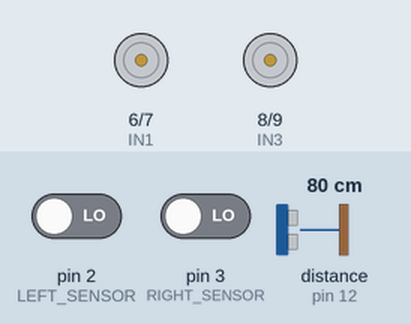
A sketch run on a simulated Arduino Uno, built with avr-gcc and run on an emulated ATmega328P. Shown: motor-driver pin pairs drawn as motors (green arrow = first pin HIGH = forward, orange = second pin HIGH = backward, longer = more drive, scaled by the enable pin). Wiring (from diagram.json): ultrasonic range finder: trigger pin 11; echo pin 12. The inputs (shaded band) are chosen by the test bench; at power-on: distance to the obstacle (sensor on pin 12) 80 cm, pin 2 (LEFT_SENSOR) LOW, pin 3 (RIGHT_SENSOR) LOW. The echo pulse lasts 58.3 µs per cm.

Above: at 1.2 s.
1.3 s: distance to the obstacle (sensor on pin 12) set to 39 cm
2.8 s: distance to the obstacle (sensor on pin 12) set to 33 cm
At 4.0 s:
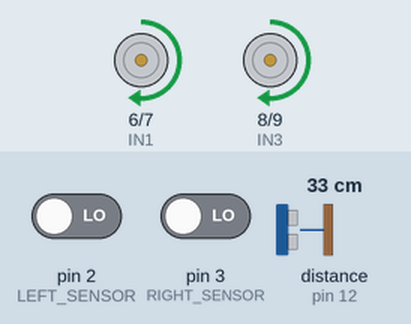
4.3 s: pin 2 (LEFT_SENSOR) driven HIGH
At 5.5 s:
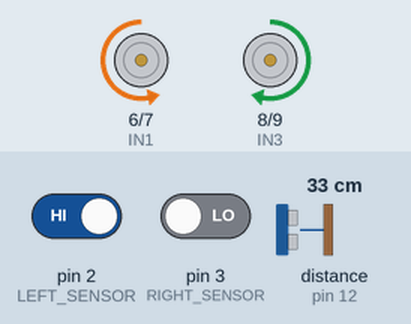
5.8 s: pin 2 (LEFT_SENSOR) driven LOW
At 6.1 s:
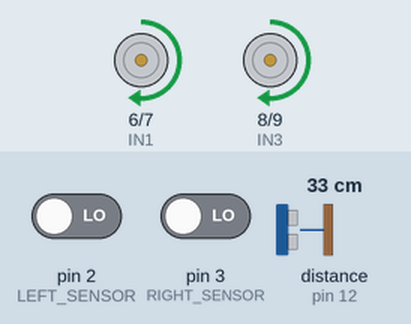
7.3 s: pin 3 (RIGHT_SENSOR) driven HIGH
At 7.7 s:
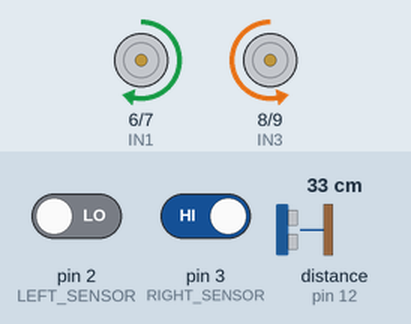
8.8 s: pin 3 (RIGHT_SENSOR) driven LOW
At 9.3 s:
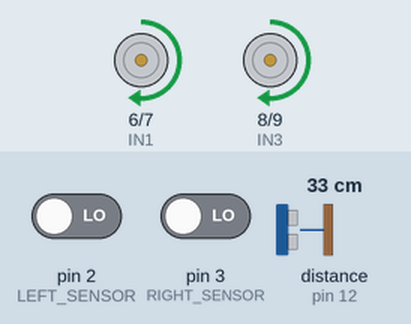
Timing chart, 0 to 11.3 s (numbered marks = the images above; inputs shaded):
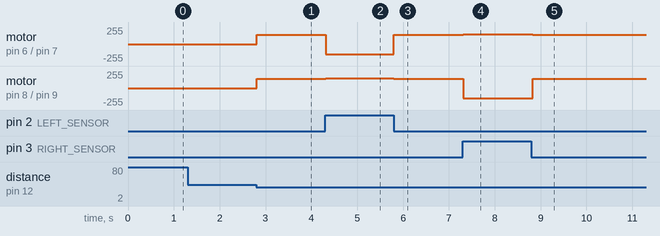

Measured:
- the behaviour switches between 37 and 36 cm on distance to the obstacle (sensor on pin 12) (found by bisection; images 0 and 1)
- after the input at 1.3 s, every drawn part: stays the same
- after the input at 2.8 s, motor on pin 6 (IN1) / pin 7 (IN2), motor on pin 8 (IN3) / pin 9 (IN4): stopped → forward 140/255 at once
- after the input at 4.3 s, motor on pin 6 (IN1) / pin 7 (IN2): forward 140/255 → backward 150/255 at once; motor on pin 8 (IN3) / pin 9 (IN4): forward 140/255 → forward 150/255 at once
- after the input at 5.8 s, motor on pin 6 (IN1) / pin 7 (IN2): backward 150/255 → forward 140/255 at once; motor on pin 8 (IN3) / pin 9 (IN4): forward 150/255 → forward 140/255 at once
- after the input at 7.3 s, motor on pin 6 (IN1) / pin 7 (IN2): forward 140/255 → forward 150/255 at once; motor on pin 8 (IN3) / pin 9 (IN4): forward 140/255 → backward 150/255 at once
- after the input at 8.8 s, motor on pin 6 (IN1) / pin 7 (IN2): forward 150/255 → forward 140/255 at once; motor on pin 8 (IN3) / pin 9 (IN4): backward 150/255 → forward 140/255 at once

The sketch:

UserFollower.ino
```cpp
/*
 * Dedicated User Follower Robot Car (Pure Human/Object Following)
 * Hardware:
 * - Arduino Uno / Nano
 * - L298N Motor Driver
 * - 1x HC-SR04 Ultrasonic Sensor (TRIG = D11, ECHO = D12)
 * - 2x IR Sensors (Left = D2, Right = D3)
 */

// --- Motor Pins (L298N) ---
const int ENA = 5;
const int IN1 = 6;
const int IN2 = 7;
const int IN3 = 8;
const int IN4 = 9;
const int ENB = 10;

// --- IR Sensor Pins ---
const int LEFT_SENSOR = 2;
const int RIGHT_SENSOR = 3;

// --- Ultrasonic Sensor Pins ---
const int TRIG_PIN = 11;
const int ECHO_PIN = 12;

// --- Speeds ---
const int BASE_SPEED = 140;
const int TURN_SPEED = 150;

void setup() {
  pinMode(ENA, OUTPUT);
  pinMode(IN1, OUTPUT);
  pinMode(IN2, OUTPUT);
  pinMode(IN3, OUTPUT);
  pinMode(IN4, OUTPUT);
  pinMode(ENB, OUTPUT);

  pinMode(LEFT_SENSOR, INPUT);
  pinMode(RIGHT_SENSOR, INPUT);

  pinMode(TRIG_PIN, OUTPUT);
  pinMode(ECHO_PIN, INPUT);

  Serial.begin(9600);
}

int getDistanceCM() {
  digitalWrite(TRIG_PIN, LOW);
  delayMicroseconds(2);
  digitalWrite(TRIG_PIN, HIGH);
  delayMicroseconds(10);
  digitalWrite(TRIG_PIN, LOW);

  long duration = pulseIn(ECHO_PIN, HIGH, 30000);
  if (duration == 0) return 999;
  return duration * 0.034 / 2;
}

void loop() {
  int distance = getDistanceCM();
  int leftIR = digitalRead(LEFT_SENSOR);
  int rightIR = digitalRead(RIGHT_SENSOR);

  // When user is between 12cm and 35cm away
  if (distance >= 12 && distance <= 35) {
    if (leftIR == HIGH && rightIR == LOW) {
      turnLeft();   // User moved left
    } else if (leftIR == LOW && rightIR == HIGH) {
      turnRight();  // User moved right
    } else {
      moveForward(); // User in center
    }
  }
  // Too close: stop
  else if (distance > 0 && distance < 12) {
    stopMotors();
  }
  // Too far / lost target: stop
  else {
    stopMotors();
  }

  delay(25);
}

void moveForward() {
  analogWrite(ENA, BASE_SPEED);
  analogWrite(ENB, BASE_SPEED);
  digitalWrite(IN1, HIGH);
  digitalWrite(IN2, LOW);
  digitalWrite(IN3, HIGH);
  digitalWrite(IN4, LOW);
}

void turnLeft() {
  analogWrite(ENA, TURN_SPEED);
  analogWrite(ENB, TURN_SPEED);
  digitalWrite(IN1, LOW);
  digitalWrite(IN2, HIGH);
  digitalWrite(IN3, HIGH);
  digitalWrite(IN4, LOW);
}

void turnRight() {
  analogWrite(ENA, TURN_SPEED);
  analogWrite(ENB, TURN_SPEED);
  digitalWrite(IN1, HIGH);
  digitalWrite(IN2, LOW);
  digitalWrite(IN3, LOW);
  digitalWrite(IN4, HIGH);
}

void stopMotors() {
  analogWrite(ENA, 0);
  analogWrite(ENB, 0);
  digitalWrite(IN1, LOW);
  digitalWrite(IN2, LOW);
  digitalWrite(IN3, LOW);
  digitalWrite(IN4, LOW);
}
```

main.cpp
```cpp
/*
 * Dual-Mode Arduino Robot Car:
 * 1. Line Follower Mode
 * 2. User / Object Follower Mode
 *
 * Hardware:
 * - Arduino Uno / Nano
 * - L298N Motor Driver
 * - 2x IR Sensors (Left = D2, Right = D3)
 * - 1x HC-SR04 Ultrasonic Sensor (TRIG = D11, ECHO = D12)
 * - 1x Mode Toggle Button (D4 to GND)
 */

#include <Arduino.h>

// --- Motor Driver Pins (L298N) ---
const int ENA = 5;   // Left motor speed (PWM)
const int IN1 = 6;   // Left motor forward
const int IN2 = 7;   // Left motor backward
const int IN3 = 8;   // Right motor forward
const int IN4 = 9;   // Right motor backward
const int ENB = 10;  // Right motor speed (PWM)

// --- IR Sensor Pins ---
const int LEFT_SENSOR = 2;
const int RIGHT_SENSOR = 3;

// --- Ultrasonic Sensor Pins (HC-SR04) ---
const int TRIG_PIN = 11;
const int ECHO_PIN = 12;

// --- Mode Toggle Button ---
const int MODE_BUTTON_PIN = 4; // Connect button between Pin 4 and GND

// --- Speed Settings (0 - 255) ---
const int BASE_SPEED = 140;
const int TURN_SPEED = 150;

// Sensor Detection Logic
const int DETECT_LINE = HIGH;
const int DETECT_WHITE = LOW;

// --- Modes ---
enum RobotMode {
  MODE_LINE_FOLLOWER = 0,
  MODE_USER_FOLLOWER = 1
};

RobotMode currentMode = MODE_LINE_FOLLOWER;

void runLineFollower();
void runUserFollower();
int getDistanceCM();
void checkModeButton();
void moveForward();
void moveBackward();
void turnLeft();
void turnRight();
void stopMotors();

void setup() {
  pinMode(ENA, OUTPUT);
  pinMode(IN1, OUTPUT);
  pinMode(IN2, OUTPUT);
  pinMode(IN3, OUTPUT);
  pinMode(IN4, OUTPUT);
  pinMode(ENB, OUTPUT);

  pinMode(LEFT_SENSOR, INPUT);
  pinMode(RIGHT_SENSOR, INPUT);

  pinMode(TRIG_PIN, OUTPUT);
  pinMode(ECHO_PIN, INPUT);

  pinMode(MODE_BUTTON_PIN, INPUT_PULLUP);

  Serial.begin(9600);
}

void loop() {
  checkModeButton();

  if (currentMode == MODE_LINE_FOLLOWER) {
    runLineFollower();
  } else {
    runUserFollower();
  }
}

void runLineFollower() {
  int leftReading = digitalRead(LEFT_SENSOR);
  int rightReading = digitalRead(RIGHT_SENSOR);

  if (leftReading == DETECT_WHITE && rightReading == DETECT_WHITE) {
    moveForward();
  } else if (leftReading == DETECT_LINE && rightReading == DETECT_WHITE) {
    turnLeft();
  } else if (leftReading == DETECT_WHITE && rightReading == DETECT_LINE) {
    turnRight();
  } else if (leftReading == DETECT_LINE && rightReading == DETECT_LINE) {
    stopMotors();
  }
}

void runUserFollower() {
  int distance = getDistanceCM();
  int leftIR = digitalRead(LEFT_SENSOR);
  int rightIR = digitalRead(RIGHT_SENSOR);

  if (distance >= 12 && distance <= 35) {
    if (leftIR == HIGH && rightIR == LOW) {
      turnLeft();
    } else if (leftIR == LOW && rightIR == HIGH) {
      turnRight();
    } else {
      moveForward();
    }
  } else if (distance > 0 && distance < 12) {
    stopMotors();
  } else {
    stopMotors();
  }

  delay(20);
}

int getDistanceCM() {
  digitalWrite(TRIG_PIN, LOW);
  delayMicroseconds(2);
  digitalWrite(TRIG_PIN, HIGH);
  delayMicroseconds(10);
  digitalWrite(TRIG_PIN, LOW);

  long duration = pulseIn(ECHO_PIN, HIGH, 30000);
  if (duration == 0) return 999;

  return duration * 0.034 / 2;
}

void checkModeButton() {
  static unsigned long lastDebounceTime = 0;
  static int lastButtonState = HIGH;
  int reading = digitalRead(MODE_BUTTON_PIN);

  if (reading != lastButtonState && (millis() - lastDebounceTime) > 200) {
    if (reading == LOW) {
      currentMode = (currentMode == MODE_LINE_FOLLOWER) ? MODE_USER_FOLLOWER : MODE_LINE_FOLLOWER;
      stopMotors();
      delay(300);
    }
    lastDebounceTime = millis();
  }
  lastButtonState = reading;
}

void moveForward() {
  analogWrite(ENA, BASE_SPEED);
  analogWrite(ENB, BASE_SPEED);

  digitalWrite(IN1, HIGH);
  digitalWrite(IN2, LOW);
  digitalWrite(IN3, HIGH);
  digitalWrite(IN4, LOW);
}

void moveBackward() {
  analogWrite(ENA, BASE_SPEED);
  analogWrite(ENB, BASE_SPEED);

  digitalWrite(IN1, LOW);
  digitalWrite(IN2, HIGH);
  digitalWrite(IN3, LOW);
  digitalWrite(IN4, HIGH);
}

void turnLeft() {
  analogWrite(ENA, TURN_SPEED);
  analogWrite(ENB, TURN_SPEED);

  digitalWrite(IN1, LOW);
  digitalWrite(IN2, HIGH);
  digitalWrite(IN3, HIGH);
  digitalWrite(IN4, LOW);
}

void turnRight() {
  analogWrite(ENA, TURN_SPEED);
  analogWrite(ENB, TURN_SPEED);

  digitalWrite(IN1, HIGH);
  digitalWrite(IN2, LOW);
  digitalWrite(IN3, LOW);
  digitalWrite(IN4, HIGH);
}

void stopMotors() {
  analogWrite(ENA, 0);
  analogWrite(ENB, 0);

  digitalWrite(IN1, LOW);
  digitalWrite(IN2, LOW);
  digitalWrite(IN3, LOW);
  digitalWrite(IN4, LOW);
}
```
